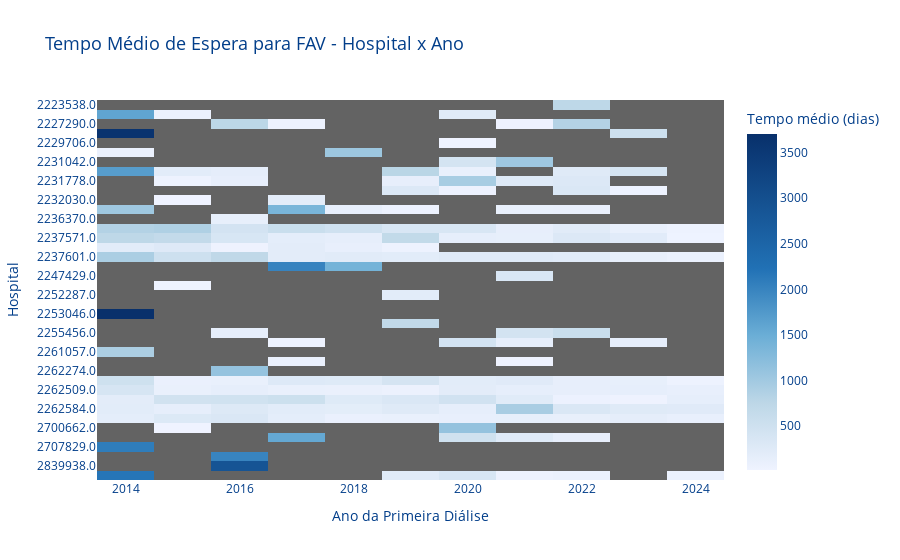

Write notebook code for a chart like this one.
### Code cell
# Agrupar por hospital e ano
df_heat = df_hospital.groupby(['hospital', 'ano_primeira_dialise'])['tempo_entre_fav_e_primeira_dialise'].mean().reset_index()

# Pivotar para criar matriz do heatmap
heatmap_data = df_heat.pivot(
    index='hospital',
    columns='ano_primeira_dialise',
    values='tempo_entre_fav_e_primeira_dialise'
)

# 🔵 Substituir NaNs por -1 (para representar ausência de dados no heatmap)
z_data = heatmap_data.fillna(-1).values

# 🔵 Criar texto do hover personalizado
hover_text = []
for i, hospital in enumerate(heatmap_data.index):
    row = []
    for j, ano in enumerate(heatmap_data.columns):
        valor = z_data[i][j]
        if valor == -1:
            row.append(
                f"Hospital: {hospital}<br>Ano: {ano}<br><b>Sem informação</b>"
            )
        else:
            row.append(
                f"Hospital: {hospital}<br>Ano: {ano}<br>Tempo médio: {valor:.0f} dias"
            )
    hover_text.append(row)

# 🔵 Definir uma escala de cores personalizada com preto para NaN (-1)
colorscale = [
    [0.0, 'rgb(99,99,99)'],                           # NaN → preto
    [0.00001, 'rgb(239,243,255)'],             # início da paleta Blues
    [0.2, 'rgb(189,215,231)'],
    [0.4, 'rgb(107,174,214)'],
    [0.6, 'rgb(33,113,181)'],
    [1.0, 'rgb(8,48,107)']                     # fim da paleta Blues
]

# 🔵 Construir o Heatmap
fig1_p4 = go.Figure(
    data=go.Heatmap(
        z=z_data,
        x=heatmap_data.columns,
        y=heatmap_data.index,
        text=hover_text,
        hoverinfo='text',
        colorscale=colorscale,
        colorbar=dict(title='Tempo médio (dias)'),
        zmin=heatmap_data.min().min(),
        zmax=heatmap_data.max().max(),
        hoverongaps=False
    )
)

# 🔵 Layout
fig1_p4.update_layout(
    title='Tempo Médio de Espera para FAV - Hospital x Ano',
    xaxis_title='Ano da Primeira Diálise',
    yaxis_title='Hospital',
    xaxis=dict(side='bottom'),
    yaxis=dict(autorange="reversed"),
    plot_bgcolor=paleta['fundo'],
    paper_bgcolor=paleta['fundo'],
    font=dict(color=paleta['quarto']),
    title_font=dict(size=18, color=paleta['quarto']),
)

fig1_p4.show()

### Figure 1 — Plotly figure (JSON) as saved in the notebook; plotly's stock layout.template omitted (floating-point values rounded to 4 significant figures; data arrays with more than 128 entries replaced by an {"elided": "..."} marker saying what was removed)
{"data": [{"colorbar": {"title": {"text": "Tempo médio (dias)"}}, "colorscale": [[0, "rgb(99,99,99)"], [1e-05, "rgb(239,243,255)"], [0.2, "rgb(189,215,231)"], [0.4, "rgb(107,174,214)"], [0.6, "rgb(33,113,181)"], [1, "rgb(8,48,107)"]], "hoverinfo": "text", "hoverongaps": false, "text": {"elided": "40x11 str values"}, "type": "heatmap", "x": [2014, 2015, 2016, 2017, 2018, 2019, 2020, 2021, 2022, 2023, 2024], "y": ["2223538.0", "2226952.0", "2227290.0", "2227843.0", "2229706.0", "2230577.0", "2231042.0", "2231069.0", "2231778.0", "2232022.0", "2232030.0", "2232049.0", "2236370.0", "2237253.0", "2237571.0", "2237598.0", "2237601.0", "2241048.0", "2247429.0", "2248204.0", "2252287.0", "2252295.0", "2253046.0", "2253054.0", "2255456.0", "2257815.0", "2261057.0", "2261898.0", "2262274.0", "2262460.0", "2262509.0", "2262568.0", "2262584.0", "2262770.0", "2700662.0", "2701146.0", "2707829.0", "2707918.0", "2839938.0", "5844762.0"], "z": {"elided": "40x11 float values"}, "zmax": 3703, "zmin": 21}], "layout": {"font": {"color": "#023E8A"}, "paper_bgcolor": "#FFFFFF", "plot_bgcolor": "#FFFFFF", "title": {"font": {"color": "#023E8A", "size": 18}, "text": "Tempo Médio de Espera para FAV - Hospital x Ano"}, "xaxis": {"side": "bottom", "title": {"text": "Ano da Primeira Diálise"}}, "yaxis": {"autorange": "reversed", "title": {"text": "Hospital"}}}}
